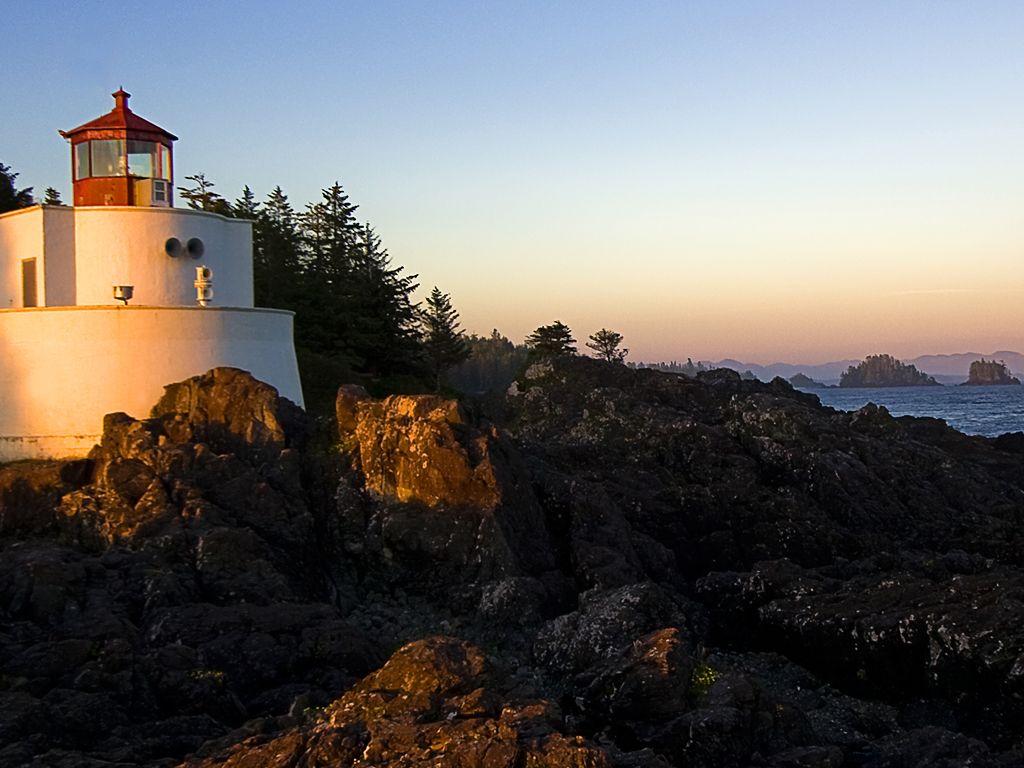
%> input picture 4/l.jpg, 1024 x 768 px
$ octave --eval "result = displayRGB('l.jpg');"   (GNU Octave 9; MATLAB toolbox functions it lacks are replaced by stand-ins)
%> lines starting %> are read from the running program, lines starting %| are printed output that depends on the picture
%{
7.	 Image processing. Write a function to display a color image, as well as its red, green, and blue
layers  separately.  The  function  declaration  should  be  im=displayRGB(filename).
filename should be the name of the image (make the function work for *.jpg images only).
im should be the final image returned as a matrix. To test the function, you should put a jpg file
into the same directory as the function and run it with the filename (include the extension, for
example  im=displayRGB(¡®testImage.jpg¡¯)).  You  can  use  any  picture  you  like,  from
your  files  or off  the  internet.  Useful  functions:  imread,  meshgrid,  interp2,  uint8,  image,  axis
equal, axis tight.
a.	 To make the program work efficiently with all image sizes, first interpolate each color
layer of the original image so that the larger dimension ends up with 800 pixels. The
smaller dimension should be appropriately scaled so that the length:width ratio stays
the same. Use interp2 with cubic interpolation to resample the image.
b.	 Create a composite image that is 2 times as tall as the original, and 2 times as wide.
Place the original image in the top left, the red layer in the top right, the green layer in
the bottom left, and the blue layer in the bottom right parts of this composite image.
The function should return the composite image matrix in case you want to save it as a
jpg again (before displaying or returning, convert the values to unsigned 8-bit integers
using uint8). Hint: To get just a single color layer, all you have to do is set the other two
layers  to  zero.  For  example  if  X  is  an  MxNx3  image,  then  X(:,:,2)=0;
X(:,:,3)=0; will retain just the red layer. Include your code and the final image in
your homework writeup. It should look something like this:
%}
function im=displayRGB(filename)
%> called with filename = 'l.jpg'
%filename = 'l.jpg';
myimage  = imread(filename);
%> myimage is the input picture: size 768x1024x3 uint8; mean R, G, B 104.2, 100.9, 98.4
[l,w,t] = size(myimage);
%> l = 768; w = 1024; t = 3
if l>w
    nl = 800;
    nw = nl*w/l;
else
    nw = 800;
    nl = nw * l/w;
%> nl = 600
end
[X,Y] = meshgrid(1:w,1:l);
[XI,YI] = meshgrid(1:nw,1:nl);
ZI = zeros(nl,nw,3);

ZI(:,:,1) = interp2(X,Y,myimage(:,:,1),XI,YI,'cubic');
ZI(:,:,2) = interp2(X,Y,myimage(:,:,2),XI,YI,'cubic');
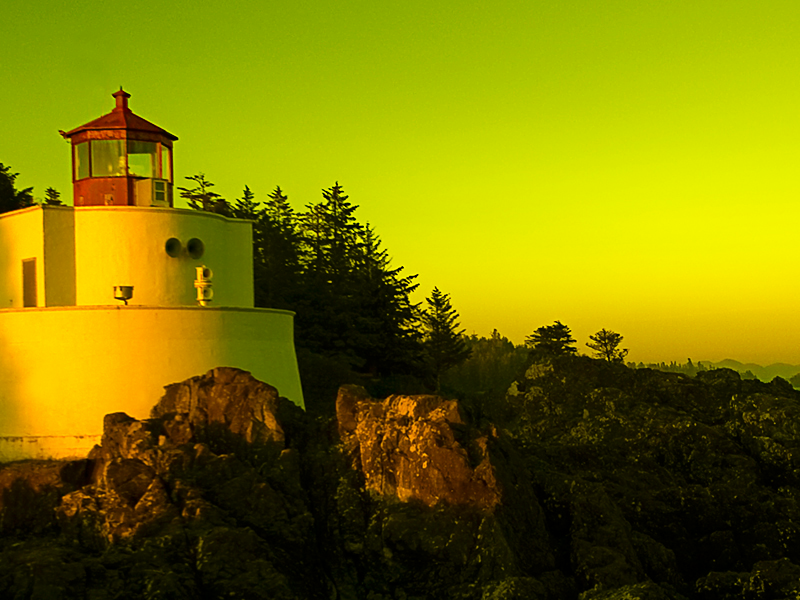
%> ZI: size 600x800x3 double; mean R, G, B 122.9, 119.1, 0
ZI(:,:,3) = interp2(X,Y,myimage(:,:,3),XI,YI,'cubic');
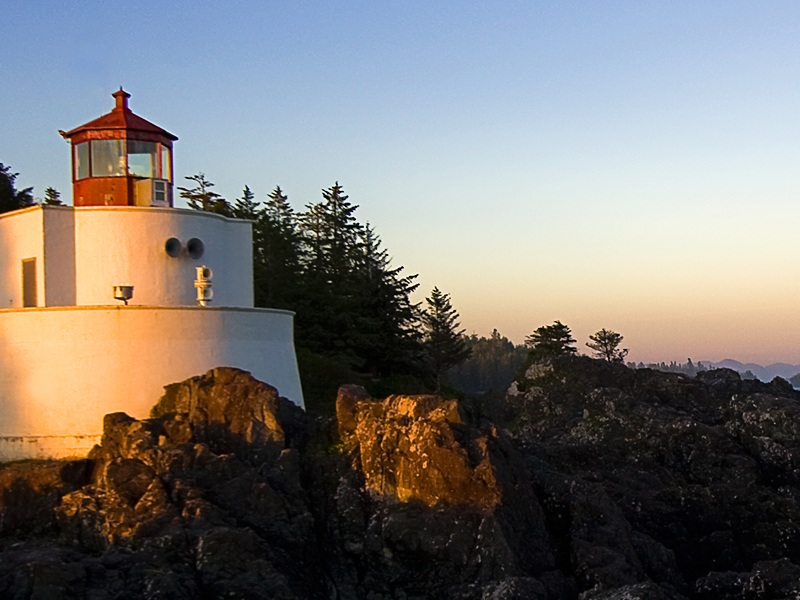
%> ZI: size 600x800x3 double; mean R, G, B 122.9, 119.1, 115.5

sI = double(ZI)/255;
sR = ZI; sG = ZI; sB = ZI;
sR(:,:,2) = 0; sR(:,:,3) = 0;
%> after `sR(:,:,2) = 0`:
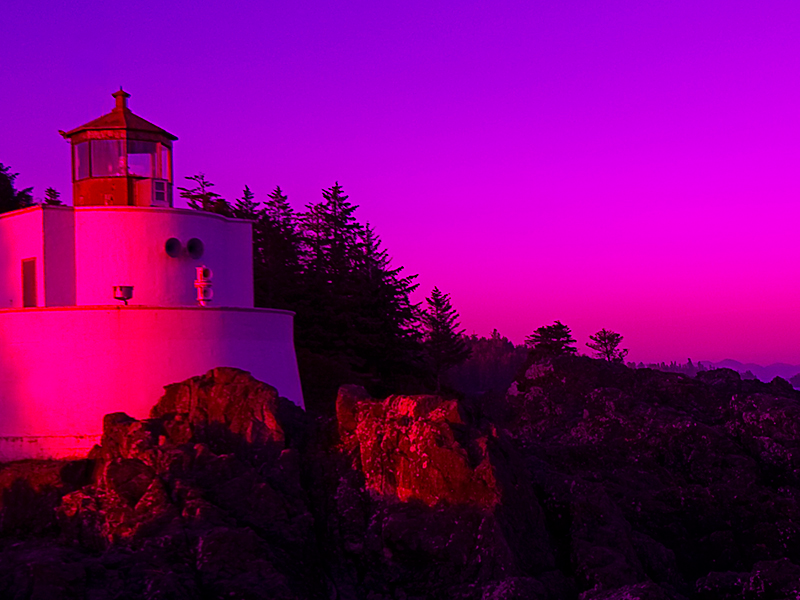
%> sR: size 600x800x3 double; mean R, G, B 122.9, 0, 115.5
sG(:,:,1) = 0; sG(:,:,3) = 0;
%> after `sG(:,:,1) = 0`:
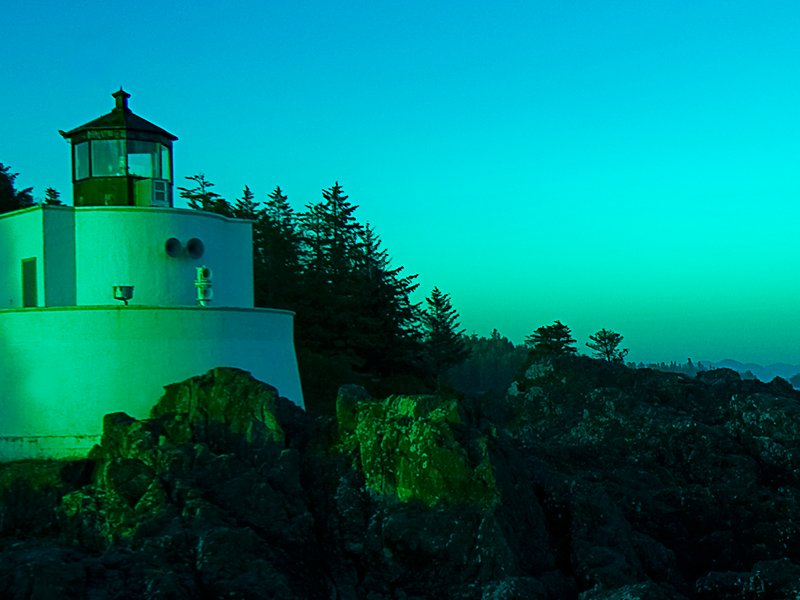
%> sG: size 600x800x3 double; mean R, G, B 0, 119.1, 115.5
%> after `sG(:,:,3) = 0`:
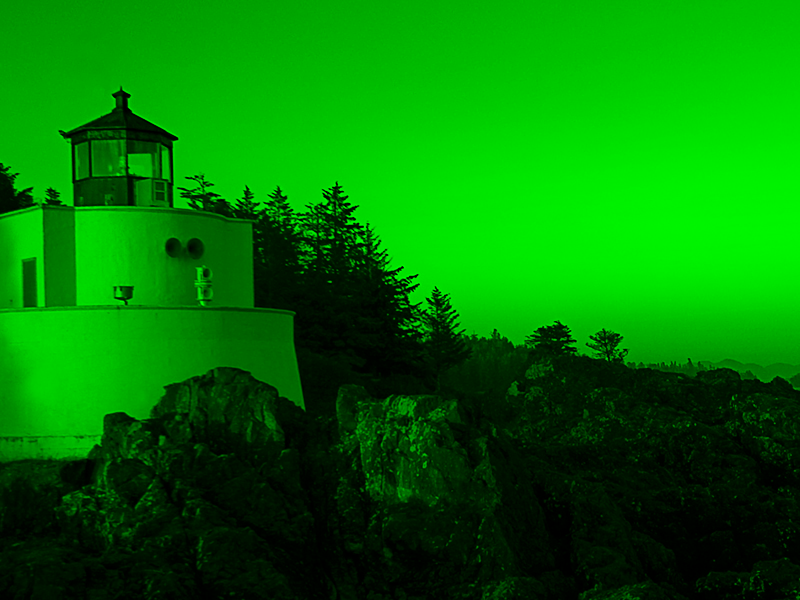
%> sG: size 600x800x3 double; mean R, G, B 0, 119.1, 0
sB(:,:,1) = 0; sB(:,:,2) = 0;
%> after `sB(:,:,2) = 0`:
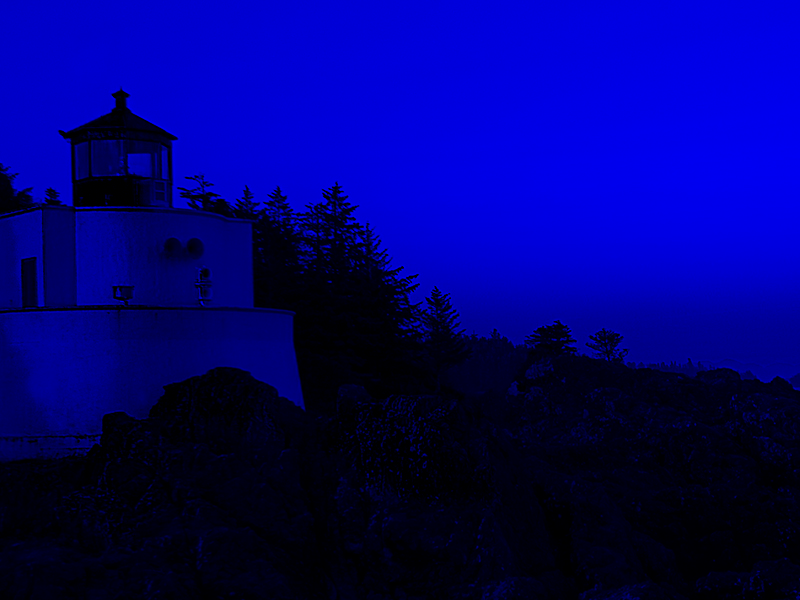
%> sB: size 600x800x3 double; mean R, G, B 0, 0, 115.5

%image(sI)
%image(uint8(sR))
%how to get the right display is a mystery my working method is to do a
%convertion and uint8
newimage = zeros(2*nl,2*nw,3);
newimage(1:nl,1:nw,:) = ZI;
newimage(1:nl,nw+1:2*nw,:) = sR;
newimage(nl+1:2*nl,1:nw,:) = sG;
newimage(nl+1:2*nl,nw+1:2*nw,:) = sB;
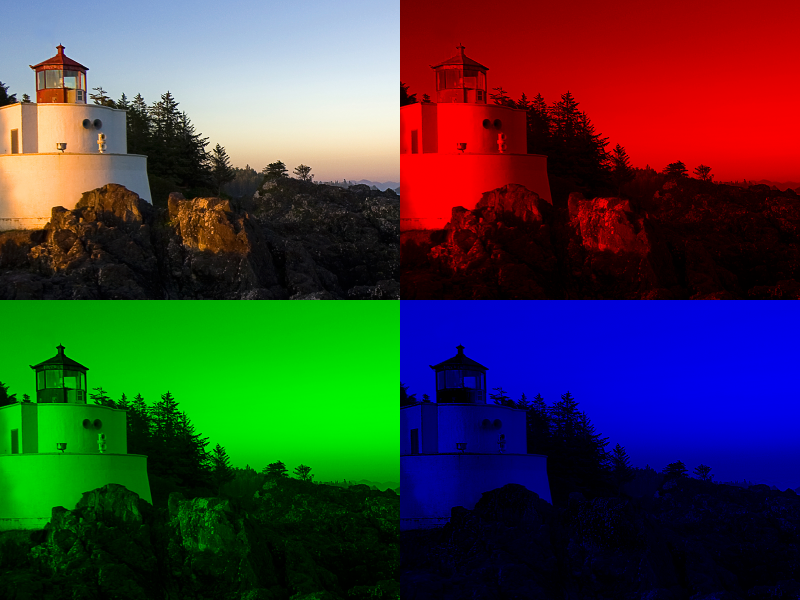
%> newimage: size 1200x1600x3 double (shown at 1/2 size); mean R, G, B 61.5, 59.6, 57.7
image(uint8(newimage))
%> (the run ends here)
